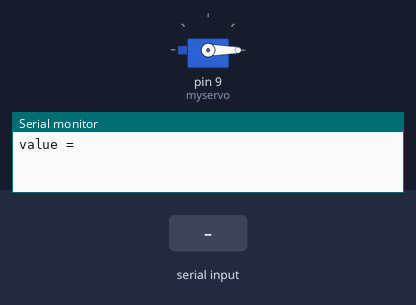
Bench run of a sketch on a simulated Arduino Uno, built with avr-gcc and run on an emulated ATmega328P. Shown: servo, the last lines printed to the serial monitor. Inputs (shaded band) come from the test bench.

Above: at 1.3 s.
1.4 s: "1\n" received over Serial
At 1.9 s:
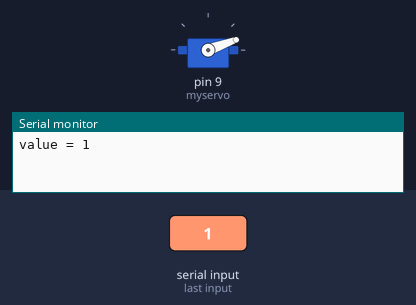
At 2.3 s:
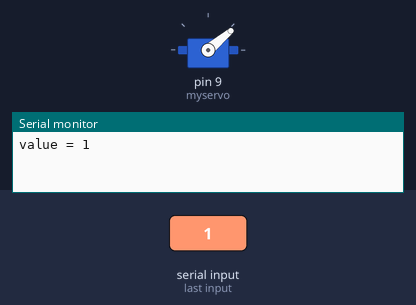
Timing chart, 0 to 10.4 s (numbered marks = the images above; inputs shaded):
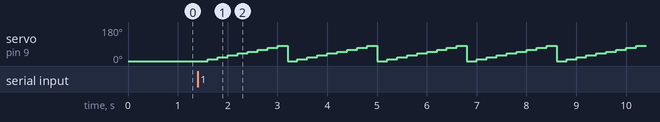

The sketch:

golden_bell_C26-1.ino
```cpp
#include<Servo.h>
Servo myservo;

void setup() {
  Serial.begin(9600);
  myservo.attach(9); //pwm가용핀에 서보모터 연결
  myservo.write(0);
  delay(100);
  Serial.print("value = ");
}

void loop() {
  int value;
  if(Serial.available()){
    value = Serial.parseInt();  //시리얼 입력값 정수형으로 저장
    Serial.println(value);

    if(value == 1)    // 정수형이므로 '1'이 아님
    {
      while(1){
    Number(0);
    Number(0);
      }
    }

    if(value == 10)    // 정수형이므로 '1'이 아님
    {
      while(1){
    Number(1);
    Number(1);
      }
    }
  }
}

void Number(int n)
{
  switch(n){

    case 0: // 90도
    for(int angle=0;angle<90;angle+=10)
  {
    myservo.write(angle);
    delay(200);
  }
    break;

    case 1: // 180도
    for(int angle=0;angle<180;angle+=10)
  {
    myservo.write(angle);
    delay(200);
  }
    break;
  }
}
```

Measured:
- after the input at 1.4 s, servo on pin 9 (myservo): 0° → 10° after 0.20 s, then repeats every 1.8 s: 20° 0.20 s, 30° 0.20 s, 40° 0.20 s, 50° 0.20 s, 60° 0.20 s, 70° 0.20 s, 80° 0.20 s, 0° 0.20 s, 10° 0.20 s
